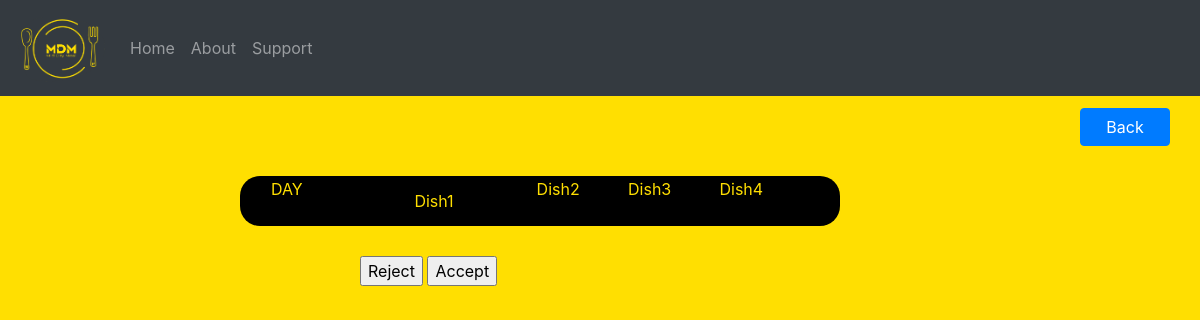
Before: /accounts/render/ with the older database file.
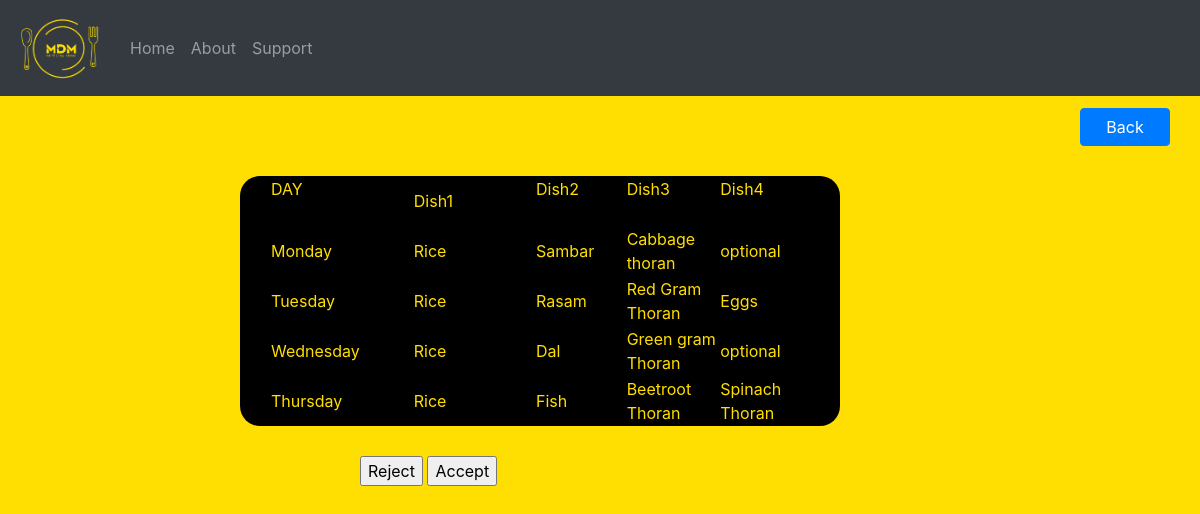
After: the same page with the newer database file.
### accounts/models.py (models this page shows, shortened)
class Menu(models.Model):
    day = models.CharField(max_length=50)
    dish1 = models.CharField(max_length=50)
    dish2 = models.CharField(max_length=50)
    dish3 = models.CharField(max_length=50)
    dish4 = models.CharField(max_length=50)
    date = models.DateTimeField(auto_now_add=True)

### accounts/views.py (the view)
# urls.py: path('render/',views.render_view, name="render"),
def render_view(request):
    menus = Menu.objects.all()
    menu = Menu.objects.filter()
    return render(request,'accounts/rendermenu.html',{'menus':menus})

### accounts/templates/accounts/rendermenu.html (shortened to what this page needs)
{% extends 'base_layout.html' %}
{% load crispy_forms_tags %}
{% block content %}
<a href="{%url 'accounts:test3'%}"><input type="submit" value="Back" class="btn btn-primary" style="margin-top: 1%;margin-left:90%;width: 90px;"></a>
<div style="margin-left: 20%;background-color: black;color: #ffdf01;width: 600px;border-radius: 20px;">
    <table >
        <tr>
            <td >DAY &nbsp;&nbsp;&nbsp;&nbsp;&nbsp;&nbsp;&nbsp;&nbsp;&nbsp;&nbsp;&nbsp;&nbsp;&nbsp;&nbsp;&nbsp;&nbsp;&nbsp;&nbsp;&nbsp;&nbsp;&nbsp;&nbsp;&nbsp;&nbsp;&nbsp;&nbsp;&nbsp;&nbsp;&nbsp;&nbsp;</td>
            <td >Dish1&nbsp;&nbsp;&nbsp;&nbsp;&nbsp;&nbsp;&nbsp;&nbsp;&nbsp;&nbsp;&nbsp;&nbsp;&nbsp;&nbsp;&nbsp;&nbsp;&nbsp;&nbsp;</td>
            <td>Dish2 &nbsp;&nbsp;&nbsp;&nbsp;&nbsp;&nbsp;&nbsp;&nbsp;&nbsp;&nbsp;&nbsp;&nbsp;&nbsp;&nbsp;&nbsp;&nbsp;&nbsp;&nbsp;</td>
            <td>Dish3 &nbsp;&nbsp;&nbsp;&nbsp;&nbsp;&nbsp;&nbsp;&nbsp;&nbsp;&nbsp;&nbsp;&nbsp;&nbsp;&nbsp;&nbsp;&nbsp;&nbsp;&nbsp;</td>
            <td>Dish4 &nbsp;&nbsp;&nbsp;&nbsp;&nbsp;&nbsp;&nbsp;&nbsp;&nbsp;&nbsp;&nbsp;&nbsp;&nbsp;&nbsp;&nbsp;&nbsp;&nbsp;&nbsp;</td>
        </tr>
        {% for menu in menus%}
        <tr>
            <td>{{menu.day}}</td>
            <td>{{menu.dish1}}</td>
            <td>{{menu.dish2}}</td>
            <td>{{menu.dish3}}</td>
            <td>{{menu.dish4}}</td>
        </tr>
        {%endfor%}
    </table>
</div>
<div class="btn1" style="padding-left: 30%;">
    <form  action="{% url 'accounts:render'%}" method="post">
        <a href="{%url 'accounts:delete'%}"><input type="button" Value="Reject"></a>
        <a href="{%url 'accounts:render'%}"><input type="button" Value="Accept"></a>
    </form>
</div>
{%endblock%}

Changed rows visible on the page:
added Menu: day "Monday", dish1 "Rice", dish2 "Sambar", dish3 "Cabbage thoran", dish4 "optional"
added Menu: day "Tuesday", dish1 "Rice", dish2 "Rasam", dish3 "Red Gram Thoran", dish4 "Eggs"
added Menu: day "Wednesday", dish1 "Rice", dish2 "Dal", dish3 "Green gram Thoran", dish4 "optional"
added Menu: day "Thursday", dish1 "Rice", dish2 "Fish", dish3 "Beetroot Thoran", dish4 "Spinach Thoran"
